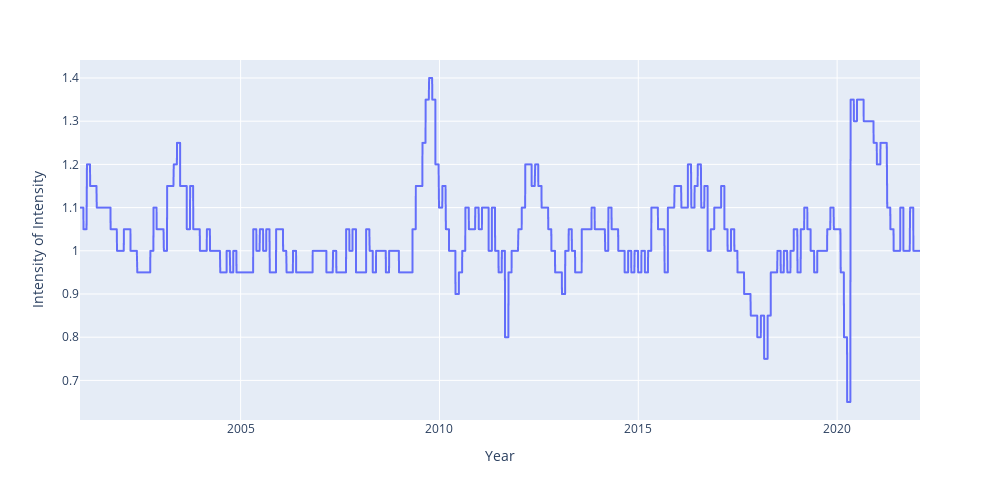

Notebook source saved alongside this figure:
### Code cell
## test base

res = re_hf.general_single_output_ElasticNet_Lagged(X=X, Y=Y, len_train=5040)
fig = eval_model_outputs(res, intensity_of_intensity_list, show_fig=True)

### Figure 1 — Plotly figure (JSON) as saved in the notebook; plotly's stock layout.template omitted (floating-point values rounded to 4 significant figures; data arrays with more than 128 entries replaced by an {"elided": "..."} marker saying what was removed)
{"data": [{"hovertemplate": "variable=<br>rebalancing_date=%{x}<br>value=%{y}<extra></extra>", "legendgroup": "", "line": {"color": "#636efa", "dash": "solid"}, "marker": {"symbol": "circle"}, "mode": "lines", "name": "", "showlegend": false, "type": "scattergl", "x": {"elided": "5313 str values"}, "xaxis": "x", "y": {"elided": "5313 float values"}, "yaxis": "y"}], "layout": {"height": 500, "legend": {"title": {"text": "variable"}, "tracegroupgap": 0}, "margin": {"t": 60}, "width": 1000, "xaxis": {"anchor": "y", "domain": [0, 1], "title": {"text": "Year"}}, "yaxis": {"anchor": "x", "domain": [0, 1], "title": {"text": "Intensity of Intensity"}}}}
